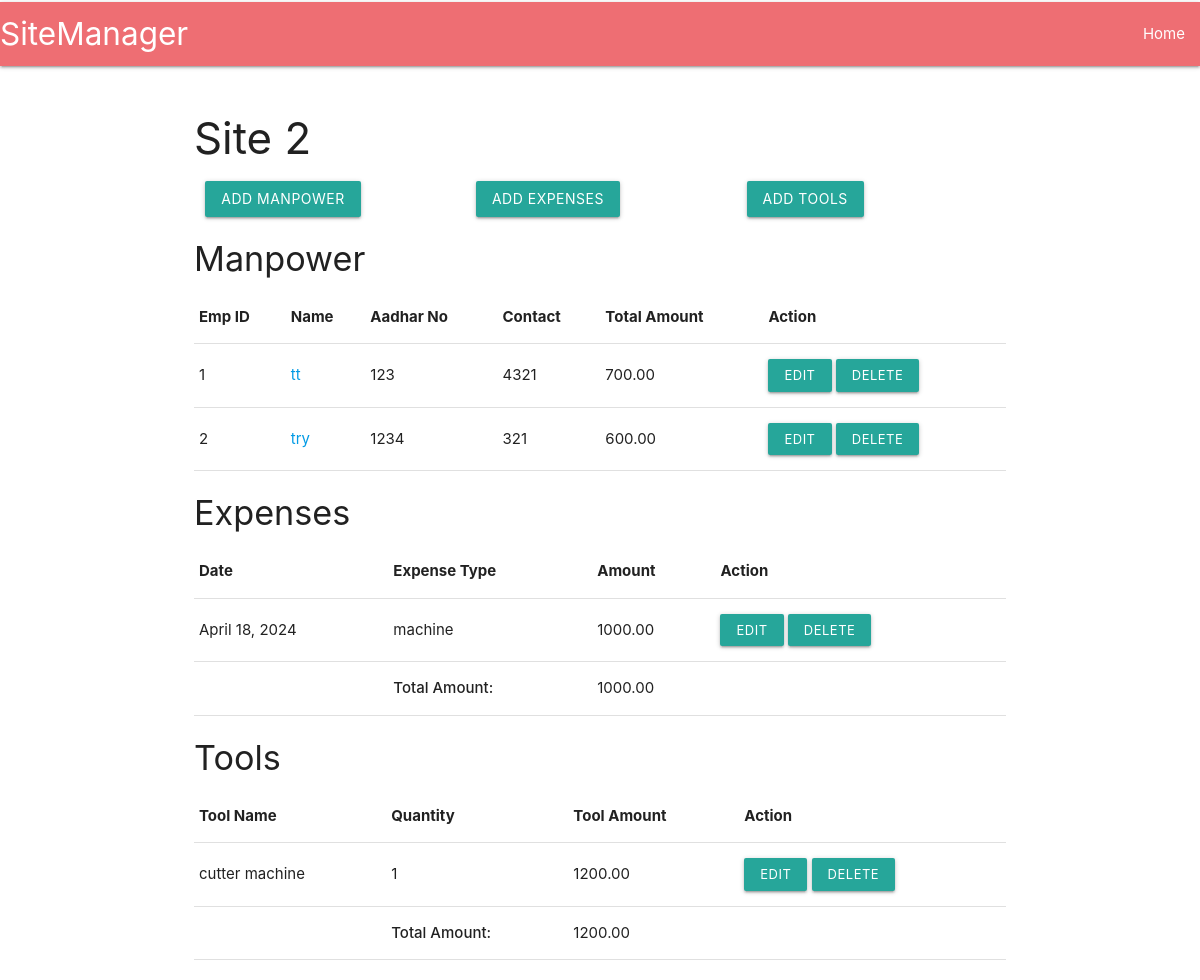
The app's page /ManageSites/2 with its own data.
### sites/models.py (models this page shows)
class Site(models.Model):
    name = models.CharField(max_length=100)
    address = models.CharField(max_length=255)
    quotation_amount = models.DecimalField(max_digits=50, decimal_places=2)

class Manpower(models.Model):
    site = models.ForeignKey(Site, on_delete=models.CASCADE)
    name = models.CharField(max_length=100)
    adhaarno = models.CharField(max_length=20)
    contact = models.CharField(max_length=20)

class total_amount_per_laborer(models.Model):
    site = models.ForeignKey(Site, on_delete=models.CASCADE)
    Manpower = models.ForeignKey(Manpower, on_delete=models.CASCADE)
    total_amount = models.DecimalField(max_digits=100, decimal_places=2)

class Expense(models.Model):
    site = models.ForeignKey(Site, on_delete=models.CASCADE)
    description = models.TextField()
    amount = models.DecimalField(max_digits=100, decimal_places=2)
    date = models.DateField()

class TotalSitesExpenseAmount(models.Model):
    site = models.ForeignKey(Site, on_delete=models.CASCADE)
    total_expense_amount = models.DecimalField(max_digits=100, decimal_places=2)

class Tool(models.Model):
    site = models.ForeignKey(Site, on_delete=models.CASCADE)
    name = models.CharField(max_length=100)
    quantity = models.IntegerField()
    amount = models.DecimalField(max_digits=100, decimal_places=2)

class TotalSitesToolAmount(models.Model):
    site = models.ForeignKey(Site, on_delete=models.CASCADE)
    total_tool_amount = models.DecimalField(max_digits=100, decimal_places=2)

### sites/views.py (the view)
# urls.py: path('ManageSites/<int:site_id>', views.ManageSites, name='ManageSites'),
def ManageSites(request,site_id):
    siteInfo = get_object_or_404(Site, pk=site_id)
    manpowers = Manpower.objects.all()
    expenses = Expense.objects.all()
    Tools = Tool.objects.all()
    records = Attendance.objects.all()
    total_wages_per_worker = total_amount_per_laborer.objects.all()
    TotalExpAmount = TotalSitesExpenseAmount.objects.filter(site=site_id)
    TotalToolAmount = TotalSitesToolAmount.objects.filter(site=site_id)
    context = {
        'siteInfo': siteInfo,
        'manpowers': manpowers,
        'expenses': expenses,
        'Tools': Tools,
        'records': records,
        'total_wages_per_worker': total_wages_per_worker,
        'TotalExpAmount': TotalExpAmount,
        'TotalToolAmount': TotalToolAmount,
    }
    return render(request,'sites/ManageSitePage.html',context)

### sites/templates/sites/ManageSitePage.html (shortened to what this page needs)
{% extends 'Navbar.html' %}
{% block content %}
<body>
    <div class="container">
        <h3>{{ siteInfo.name }}</h3>
        <div class="row">
            <div class="col s4">
                <a href="{% url 'AddManpower' siteInfo.id %}" class="btn waves-effect waves-light">Add Manpower</a>
            </div>
            <div class="col s4">
                <a href="{% url 'AddExpenses' siteInfo.id %}" class="btn waves-effect waves-light">Add Expenses</a>
            </div>
            <div class="col s4">
                <a href="{% url 'AddTools' siteInfo.id %}" class="btn waves-effect waves-light">Add Tools</a>
            </div>
        </div>
        <h4>Manpower</h4>
        <table class="highlight">
            <thead>
                <tr>
                    <th>Emp ID</th>
                    <th>Name</th>
                    <th>Aadhar No</th>
                    <th>Contact</th>
                    <th>Total Amount</th>
                    <th>Action</th>
                </tr>
            </thead>
            <tbody>
                {% for labour in manpowers %}
                {% if siteInfo == labour.site %}
                <tr>
                    <td> {{ labour.id }} </td>
                    <td> <a href="{% url 'LabourDetails' siteInfo.id labour.id %}" > {{ labour.name }} </a></td>
                    <td> {{ labour.adhaarno }} </td>
                    <td> {{ labour.contact }} </td>
                    {% for ll in total_wages_per_worker %}
                    {% if ll.Manpower.id == labour.id %}
                    <td> {{ ll.total_amount }} </td>
                    {% endif %}
                    {% endfor %}
                    <td>
                        <a href="{% url 'EditManpower' labour.id siteInfo.id %}" class="btn-small waves-effect waves-light">Edit</a>
                        <a href="{% url 'delete_dataManage' 'manpower' labour.id siteInfo.id %}" class="btn-small waves-effect waves-light">Delete</a>
                    </td>
                </tr>
                {% endif %}
                {% endfor %}
            </tbody>
        </table>
        <h4>Expenses</h4>
        <table class="highlight">
            <thead>
                <tr>
                    <th>Date</th>
                    <th>Expense Type</th>
                    <th>Amount</th>
                    <th>Action</th>
                </tr>
            </thead>
            <tbody>
                {% for exp in expenses %}
                {% if siteInfo == exp.site %}
                <tr>
                    <td> {{ exp.date }} </td>
                    <td> {{ exp.description }} </td>
                    <td> {{ exp.amount }} </td>
                    <td>
                        <a href="{% url 'EditExpenses' exp.id siteInfo.id %}" class="btn-small waves-effect waves-light">Edit</a>
                        <a href="{% url 'delete_dataManage' 'expense' exp.id siteInfo.id %}" class="btn-small waves-effect waves-light">Delete</a>
                    </td>
                </tr>
                {% endif %}
                {% endfor %}
            </tbody>
            <tfoot>
                <tr>
                    <td></td>
                    <td><strong>Total Amount:</strong></td>
                    <td id="totalExpenseAmount"> {{ TotalExpAmount.0.total_expense_amount }} </td>
                </tr>
            </tfoot>
        </table>
        <h4>Tools</h4>
        <table class="highlight">
            <thead>
                <tr>
                    <th>Tool Name</th>
                    <th>Quantity</th>
                    <th>Tool Amount</th>
                    <th>Action</th>
                </tr>
            </thead>
            <tbody>
                {% for tool in Tools %}
                {% if siteInfo == tool.site %}
                <tr>
                    <td> {{ tool.name }} </td>
                    <td> {{ tool.quantity }} </td>
                    <td> {{ tool.amount }} </td>
                    <td>
                        <a href="{% url 'EditTools' tool.id siteInfo.id %}" class="btn-small waves-effect waves-light">Edit</a>
                        <a href="{% url 'delete_dataManage' 'tool' tool.id siteInfo.id %}" class="btn-small waves-effect waves-light">Delete</a>
                    </td>
                </tr>
                {% endif %}
                {% endfor %}
            </tbody>
            <tfoot>
                <tr>
                    <td></td>
                    <td><strong>Total Amount:</strong></td>
                    <td id="totalToolAmount"> {{ TotalToolAmount.0.total_tool_amount }} </td>
                </tr>
            </tfoot>
        </table>
    </div>
</body>
{% endblock %}

### sites/templates/sites/Navbar.html (style rules this page uses)
body { padding-top: 2px; }

### records on screen
Site: name "Site 2"
Manpower: id "1", name "tt", adhaarno "123", contact "4321"
total_amount_per_laborer: total_amount "700.00"
Manpower: id "2", name "try", adhaarno "1234", contact "321"
total_amount_per_laborer: total_amount "600.00"
Expense: date "April 18, 2024", description "machine", amount "1000.00"
TotalSitesExpenseAmount: total_expense_amount "1000.00"
Tool: name "cutter machine", quantity "1", amount "1200.00"
TotalSitesToolAmount: total_tool_amount "1200.00"
